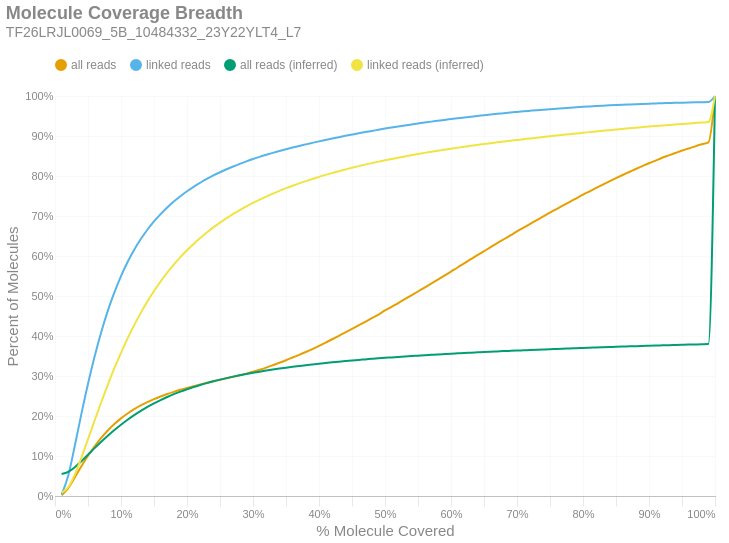

The notebook cell saved with this chart:
### Markdown cell above
### Molecule Read Coverage
This chart shows molecule coverage breadth as computed by the number of bases aligned to that molecule. In other words, "*how much of each unique long molecule is actually sequenced/aligned?*" Keep in mind there is a distinction between sequences and alignments, since some sequences belonging to a particular molecule may not align well and wouldn't appear in the alignment data. This chart also shows molecule coverage breadth as computed by the *inferred fragment* from which the aligned sequences originate. Unlike read coverage, this calculation takes into account the total insert size, including unsequenced gaps between the forward and reverse reads. Like the previous figures, these are cumulative percents.

### Code cell
if SKIPLR:
    print_html(f"Skipped")
else:
    binned_df = consolidated_hist(valids['coverage_bp'], mask, 0.01, True)
    binned_df_inf = consolidated_hist(valids['coverage_inserts'], mask, 0.01, True)
    binned_df = binned_df.with_columns(pl.lit(binned_df_inf['all reads (cumsum)']).alias('all reads (inferred)'))
    binned_df = binned_df.with_columns(pl.lit(binned_df_inf['linked reads (cumsum)']).alias('linked reads (inferred)'))
    binned_df = binned_df.with_columns(
        (pl.col('bin').cast(pl.Float64) + 0.01).alias('right_edge')
    )

    with SafeRender(binned_df):
        (
            density_plot(binned_df, 'Molecule Coverage Breadth', samplename, 'molcov', ['all reads (inferred)','linked reads (inferred)'])
            .encode(
                #x=alt.X('bin:Q', title="% Molecule Covered").axis(format = '%').scale(padding=0),
                x=alt.X('right_edge:Q', title="% Molecule Covered").axis(format='%').scale(padding=0),
                y=alt.Y('value:Q', title='Percent of Molecules')
                    .axis(format='%')
                    .stack(False)
                    .scale(domainMin=0, padding=0),
                color=alt.Color("key:N").scale(domain = ["all reads", "linked reads", "all reads (inferred)", "linked reads (inferred)"]),
                tooltip = [
                    alt.Tooltip("key:N", title = "Data Type"),
                    alt.Tooltip("range_label:N", title="% Molecule Covered"),
                    alt.Tooltip("value:Q", format = ".2%", title="% Molecules")
                ]
            )
        ).display()

### Figure 1 — Vega-Lite specification as saved in the notebook (floating-point values rounded to 4 significant figures)
{"width": "container", "height": 400, "config": {"title": {"anchor": "start", "dy": -15, "fontSize": 18, "color": "#888888", "subtitleColor": "#888888", "subtitleFontSize": 14}, "arc": {"fill": "#0072B2"}, "axis": {"domainColor": "#888888", "domainWidth": 0.5, "gridWidth": 0.2, "grid": false, "titleFontWeight": 400, "titleFontSize": 15, "labelFontSize": 11, "labelColor": "#888888", "tickColor": "#888888", "tickWidth": 0.2, "titleColor": "#888888"}, "axisBand": {"grid": false}, "axisX": {"grid": true, "tickSize": 10, "domainCap": "round"}, "axisY": {"domain": false, "grid": true, "tickSize": 0, "domainCap": "round"}, "background": "transparent", "header": {"labelFontSize": 15, "labelColor": "#888888", "titleFontSize": 15, "titleFontWeight": 600, "titleColor": "#888888"}, "legend": {"labelFont": "sans-serif", "labelFontSize": 12, "labelColor": "#888888", "symbolSize": 100, "symbolType": "circle", "titleFontSize": 12, "titlePadding": 10, "titleColor": "#888888", "title": null, "orient": "top"}, "range": {"category": ["#E69F00", "#56B4E9", "#009E73", "#F0E442", "#0072B2", "#D55E00", "#CC79A7", "#000000"], "diverging": ["#cfe8f3", "#a2d4ec", "#73bfe2", "#46abdb", "#1696d2", "#12719e"]}, "area": {"fill": "#0072B2", "fillOpacity": 0.7, "line": true, "strokeOpacity": 0.7}, "line": {"color": "#0072B2", "stroke": "#0072B2", "strokeWidth": 2}, "trail": {"color": "#0072B2", "stroke": "#0072B2", "strokeWidth": 0, "size": 1}, "point": {"filled": true, "fillOpacity": 1.0, "size": 95}, "text": {"color": "#888888", "fontSize": 11, "align": "right", "fontWeight": 400, "size": 11}, "bar": {"fill": "#0072B2", "stroke": null}, "view": {"stroke": null, "continuousWidth": 660, "continuousHeight": 400}}, "data": {"name": "data-7e1a5d28c5aee70ac15f7b708386e31c"}, "mark": {"type": "line", "interpolate": "monotone", "point": {"opacity": 0, "size": 275}}, "encoding": {"color": {"field": "key", "scale": {"domain": ["all reads", "linked reads", "all reads (inferred)", "linked reads (inferred)"]}, "type": "nominal"}, "tooltip": [{"field": "key", "title": "Data Type", "type": "nominal"}, {"field": "range_label", "title": "% Molecule Covered", "type": "nominal"}, {"field": "value", "format": ".2%", "title": "% Molecules", "type": "quantitative"}], "x": {"axis": {"format": "%"}, "field": "right_edge", "scale": {"padding": 0}, "title": "% Molecule Covered", "type": "quantitative"}, "y": {"axis": {"format": "%"}, "field": "value", "scale": {"domainMin": 0, "padding": 0}, "stack": false, "title": "Percent of Molecules", "type": "quantitative"}}, "params": [{"name": "param_c36ac31b6afebe62", "select": {"type": "point", "fields": ["key"]}, "bind": "legend"}], "title": {"text": "Molecule Coverage Breadth", "subtitle": "TF26LRJL0069_5B_10484332_23Y22YLT4_L7"}, "transform": [{"fold": ["all reads (cumsum)", "linked reads (cumsum)", "all reads (inferred)", "linked reads (inferred)"]}, {"calculate": "replace(datum.key, ' (cumsum)', '')", "as": "key"}, {"filter": {"param": "param_c36ac31b6afebe62"}}], "usermeta": {"embedOptions": {"downloadFileName": "TF26LRJL0069_5B_10484332_23Y22YLT4_L7.molcov"}}, "$schema": "https://vega.github.io/schema/vega-lite/v6.4.1.json", "datasets": {"data-7e1a5d28c5aee70ac15f7b708386e31c": [{"bin": "0.0", "interval": "0.0-0.01", "all reads": 0.00167, "linked reads": 0.003289, "all reads (cumsum)": 0.00167, "linked reads (cumsum)": 0.003289, "range_label": "0.0-0.01", "all reads (inferred)": 0.05485, "linked reads (inferred)": 0.008637, "right_edge": 0.01}, {"bin": "0.01", "interval": "0.01-0.02", "all reads": 0.01772, "linked reads": 0.04711, "all reads (cumsum)": 0.01939, "linked reads (cumsum)": 0.0504, "range_label": "0.01-0.02", "all reads (inferred)": 0.06036, "linked reads (inferred)": 0.02188, "right_edge": 0.02}, {"bin": "0.02", "interval": "0.02-0.03", "all reads": 0.02698, "linked reads": 0.07525, "all reads (cumsum)": 0.04637, "linked reads (cumsum)": 0.1257, "range_label": "0.02-0.03", "all reads (inferred)": 0.07197, "linked reads (inferred)": 0.05348, "right_edge": 0.03}, {"bin": "0.03", "interval": "0.03-0.04", "all reads": 0.02794, "linked reads": 0.0796, "all reads (cumsum)": 0.07432, "linked reads (cumsum)": 0.2053, "range_label": "0.03-0.04", "all reads (inferred)": 0.08705, "linked reads (inferred)": 0.0959, "right_edge": 0.04}, {"bin": "0.04", "interval": "0.04-0.05", "all reads": 0.02625, "linked reads": 0.0753, "all reads (cumsum)": 0.1006, "linked reads (cumsum)": 0.2806, "range_label": "0.04-0.05", "all reads (inferred)": 0.1032, "linked reads (inferred)": 0.1419, "right_edge": 0.05}, {"bin": "0.05", "interval": "0.05-0.06", "all reads": 0.0237, "linked reads": 0.06825, "all reads (cumsum)": 0.1243, "linked reads (cumsum)": 0.3488, "range_label": "0.05-0.06", "all reads (inferred)": 0.1196, "linked reads (inferred)": 0.1888, "right_edge": 0.06}, {"bin": "0.06", "interval": "0.06-0.07", "all reads": 0.02104, "linked reads": 0.06073, "all reads (cumsum)": 0.1453, "linked reads (cumsum)": 0.4095, "range_label": "0.06-0.07", "all reads (inferred)": 0.1355, "linked reads (inferred)": 0.2345, "right_edge": 0.07}, {"bin": "0.07", "interval": "0.07-0.08", "all reads": 0.01851, "linked reads": 0.05334, "all reads (cumsum)": 0.1638, "linked reads (cumsum)": 0.4629, "range_label": "0.07-0.08", "all reads (inferred)": 0.1506, "linked reads (inferred)": 0.278, "right_edge": 0.08}, {"bin": "0.08", "interval": "0.08-0.09", "all reads": 0.01602, "linked reads": 0.04616, "all reads (cumsum)": 0.1798, "linked reads (cumsum)": 0.509, "range_label": "0.08-0.09", "all reads (inferred)": 0.165, "linked reads (inferred)": 0.3195, "right_edge": 0.09}, {"bin": "0.09", "interval": "0.09-0.1", "all reads": 0.01419, "linked reads": 0.04082, "all reads (cumsum)": 0.194, "linked reads (cumsum)": 0.5498, "range_label": "0.09-0.1", "all reads (inferred)": 0.1782, "linked reads (inferred)": 0.3578, "right_edge": 0.1}, {"bin": "0.1", "interval": "0.1-0.11", "all reads": 0.01227, "linked reads": 0.03513, "all reads (cumsum)": 0.2063, "linked reads (cumsum)": 0.585, "range_label": "0.1-0.11", "all reads (inferred)": 0.1908, "linked reads (inferred)": 0.3941, "right_edge": 0.11}, {"bin": "0.11", "interval": "0.11-0.12", "all reads": 0.01072, "linked reads": 0.03061, "all reads (cumsum)": 0.217, "linked reads (cumsum)": 0.6156, "range_label": "0.11-0.12", "all reads (inferred)": 0.2022, "linked reads (inferred)": 0.4273, "right_edge": 0.12}, {"bin": "0.12", "interval": "0.12-0.13", "all reads": 0.009439, "linked reads": 0.02677, "all reads (cumsum)": 0.2265, "linked reads (cumsum)": 0.6424, "range_label": "0.12-0.13", "all reads (inferred)": 0.2128, "linked reads (inferred)": 0.4578, "right_edge": 0.13}, {"bin": "0.13", "interval": "0.13-0.14", "all reads": 0.008283, "linked reads": 0.02332, "all reads (cumsum)": 0.2347, "linked reads (cumsum)": 0.6657, "range_label": "0.13-0.14", "all reads (inferred)": 0.2226, "linked reads (inferred)": 0.4862, "right_edge": 0.14}, {"bin": "0.14", "interval": "0.14-0.15", "all reads": 0.007459, "linked reads": 0.02081, "all reads (cumsum)": 0.2422, "linked reads (cumsum)": 0.6865, "range_label": "0.14-0.15", "all reads (inferred)": 0.2316, "linked reads (inferred)": 0.5124, "right_edge": 0.15}, {"bin": "0.15", "interval": "0.15-0.16", "all reads": 0.00659, "linked reads": 0.01819, "all reads (cumsum)": 0.2488, "linked reads (cumsum)": 0.7047, "range_label": "0.15-0.16", "all reads (inferred)": 0.2399, "linked reads (inferred)": 0.5363, "right_edge": 0.16}, {"bin": "0.16", "interval": "0.16-0.17", "all reads": 0.006054, "linked reads": 0.01652, "all reads (cumsum)": 0.2548, "linked reads (cumsum)": 0.7212, "range_label": "0.16-0.17", "all reads (inferred)": 0.2475, "linked reads (inferred)": 0.5585, "right_edge": 0.17}, {"bin": "0.17", "interval": "0.17-0.18", "all reads": 0.00555, "linked reads": 0.01491, "all reads (cumsum)": 0.2604, "linked reads (cumsum)": 0.7361, "range_label": "0.17-0.18", "all reads (inferred)": 0.2546, "linked reads (inferred)": 0.5787, "right_edge": 0.18}, {"bin": "0.18", "interval": "0.18-0.19", "all reads": 0.005106, "linked reads": 0.01344, "all reads (cumsum)": 0.2655, "linked reads (cumsum)": 0.7496, "range_label": "0.18-0.19", "all reads (inferred)": 0.261, "linked reads (inferred)": 0.5973, "right_edge": 0.19}, {"bin": "0.19", "interval": "0.19-0.2", "all reads": 0.00476, "linked reads": 0.01229, "all reads (cumsum)": 0.2703, "linked reads (cumsum)": 0.7618, "range_label": "0.19-0.2", "all reads (inferred)": 0.267, "linked reads (inferred)": 0.6145, "right_edge": 0.2}, {"bin": "0.2", "interval": "0.2-0.21", "all reads": 0.004414, "linked reads": 0.01118, "all reads (cumsum)": 0.2747, "linked reads (cumsum)": 0.773, "range_label": "0.2-0.21", "all reads (inferred)": 0.2724, "linked reads (inferred)": 0.6302, "right_edge": 0.21}, {"bin": "0.21", "interval": "0.21-0.22", "all reads": 0.004135, "linked reads": 0.01011, "all reads (cumsum)": 0.2788, "linked reads (cumsum)": 0.7831, "range_label": "0.21-0.22", "all reads (inferred)": 0.2775, "linked reads (inferred)": 0.6448, "right_edge": 0.22}, {"bin": "0.22", "interval": "0.22-0.23", "all reads": 0.004076, "linked reads": 0.009599, "all reads (cumsum)": 0.2829, "linked reads (cumsum)": 0.7927, "range_label": "0.22-0.23", "all reads (inferred)": 0.2823, "linked reads (inferred)": 0.6587, "right_edge": 0.23}, {"bin": "0.23", "interval": "0.23-0.24", "all reads": 0.003876, "linked reads": 0.008596, "all reads (cumsum)": 0.2868, "linked reads (cumsum)": 0.8013, "range_label": "0.23-0.24", "all reads (inferred)": 0.2867, "linked reads (inferred)": 0.6715, "right_edge": 0.24}, {"bin": "0.24", "interval": "0.24-0.25", "all reads": 0.003773, "linked reads": 0.008048, "all reads (cumsum)": 0.2905, "linked reads (cumsum)": 0.8094, "range_label": "0.24-0.25", "all reads (inferred)": 0.2909, "linked reads (inferred)": 0.6835, "right_edge": 0.25}, {"bin": "0.25", "interval": "0.25-0.26", "all reads": 0.003693, "linked reads": 0.007509, "all reads (cumsum)": 0.2942, "linked reads (cumsum)": 0.8169, "range_label": "0.25-0.26", "all reads (inferred)": 0.2947, "linked reads (inferred)": 0.6945, "right_edge": 0.26}, {"bin": "0.26", "interval": "0.26-0.27", "all reads": 0.003696, "linked reads": 0.006953, "all reads (cumsum)": 0.2979, "linked reads (cumsum)": 0.8238, "range_label": "0.26-0.27", "all reads (inferred)": 0.2984, "linked reads (inferred)": 0.7052, "right_edge": 0.27}, {"bin": "0.27", "interval": "0.27-0.28", "all reads": 0.003885, "linked reads": 0.006563, "all reads (cumsum)": 0.3018, "linked reads (cumsum)": 0.8304, "range_label": "0.27-0.28", "all reads (inferred)": 0.3018, "linked reads (inferred)": 0.7149, "right_edge": 0.28}, {"bin": "0.28", "interval": "0.28-0.29", "all reads": 0.004184, "linked reads": 0.006314, "all reads (cumsum)": 0.306, "linked reads (cumsum)": 0.8367, "range_label": "0.28-0.29", "all reads (inferred)": 0.305, "linked reads (inferred)": 0.724, "right_edge": 0.29}, {"bin": "0.29", "interval": "0.29-0.3", "all reads": 0.004541, "linked reads": 0.005732, "all reads (cumsum)": 0.3105, "linked reads (cumsum)": 0.8424, "range_label": "0.29-0.3", "all reads (inferred)": 0.308, "linked reads (inferred)": 0.7328, "right_edge": 0.3}, {"bin": "0.3", "interval": "0.3-0.31", "all reads": 0.005001, "linked reads": 0.005408, "all reads (cumsum)": 0.3155, "linked reads (cumsum)": 0.8479, "range_label": "0.3-0.31", "all reads (inferred)": 0.3109, "linked reads (inferred)": 0.7409, "right_edge": 0.31}, {"bin": "0.31", "interval": "0.31-0.32", "all reads": 0.005483, "linked reads": 0.005073, "all reads (cumsum)": 0.321, "linked reads (cumsum)": 0.8529, "range_label": "0.31-0.32", "all reads (inferred)": 0.3135, "linked reads (inferred)": 0.7486, "right_edge": 0.32}, {"bin": "0.32", "interval": "0.32-0.33", "all reads": 0.005941, "linked reads": 0.004795, "all reads (cumsum)": 0.327, "linked reads (cumsum)": 0.8577, "range_label": "0.32-0.33", "all reads (inferred)": 0.3161, "linked reads (inferred)": 0.756, "right_edge": 0.33}, {"bin": "0.33", "interval": "0.33-0.34", "all reads": 0.006142, "linked reads": 0.004627, "all reads (cumsum)": 0.3331, "linked reads (cumsum)": 0.8623, "range_label": "0.33-0.34", "all reads (inferred)": 0.3185, "linked reads (inferred)": 0.7629, "right_edge": 0.34}, {"bin": "0.34", "interval": "0.34-0.35", "all reads": 0.006379, "linked reads": 0.004491, "all reads (cumsum)": 0.3395, "linked reads (cumsum)": 0.8668, "range_label": "0.34-0.35", "all reads (inferred)": 0.3209, "linked reads (inferred)": 0.7695, "right_edge": 0.35}, {"bin": "0.35", "interval": "0.35-0.36", "all reads": 0.006718, "linked reads": 0.004299, "all reads (cumsum)": 0.3462, "linked reads (cumsum)": 0.8711, "range_label": "0.35-0.36", "all reads (inferred)": 0.323, "linked reads (inferred)": 0.7756, "right_edge": 0.36}, {"bin": "0.36", "interval": "0.36-0.37", "all reads": 0.00672, "linked reads": 0.004086, "all reads (cumsum)": 0.3529, "linked reads (cumsum)": 0.8752, "range_label": "0.36-0.37", "all reads (inferred)": 0.3251, "linked reads (inferred)": 0.7815, "right_edge": 0.37}, {"bin": "0.37", "interval": "0.37-0.38", "all reads": 0.006988, "linked reads": 0.003816, "all reads (cumsum)": 0.3599, "linked reads (cumsum)": 0.879, "range_label": "0.37-0.38", "all reads (inferred)": 0.3271, "linked reads (inferred)": 0.7872, "right_edge": 0.38}, {"bin": "0.38", "interval": "0.38-0.39", "all reads": 0.007342, "linked reads": 0.003772, "all reads (cumsum)": 0.3672, "linked reads (cumsum)": 0.8828, "range_label": "0.38-0.39", "all reads (inferred)": 0.3289, "linked reads (inferred)": 0.7926, "right_edge": 0.39}, {"bin": "0.39", "interval": "0.39-0.4", "all reads": 0.007972, "linked reads": 0.003762, "all reads (cumsum)": 0.3752, "linked reads (cumsum)": 0.8866, "range_label": "0.39-0.4", "all reads (inferred)": 0.3308, "linked reads (inferred)": 0.7978, "right_edge": 0.4}, {"bin": "0.4", "interval": "0.4-0.41", "all reads": 0.008137, "linked reads": 0.003481, "all reads (cumsum)": 0.3834, "linked reads (cumsum)": 0.8901, "range_label": "0.4-0.41", "all reads (inferred)": 0.3325, "linked reads (inferred)": 0.8028, "right_edge": 0.41}, {"bin": "0.41", "interval": "0.41-0.42", "all reads": 0.008535, "linked reads": 0.003567, "all reads (cumsum)": 0.3919, "linked reads (cumsum)": 0.8936, "range_label": "0.41-0.42", "all reads (inferred)": 0.3342, "linked reads (inferred)": 0.8075, "right_edge": 0.42}, {"bin": "0.42", "interval": "0.42-0.43", "all reads": 0.008637, "linked reads": 0.003445, "all reads (cumsum)": 0.4005, "linked reads (cumsum)": 0.8971, "range_label": "0.42-0.43", "all reads (inferred)": 0.3358, "linked reads (inferred)": 0.812, "right_edge": 0.43}, {"bin": "0.43", "interval": "0.43-0.44", "all reads": 0.008517, "linked reads": 0.003299, "all reads (cumsum)": 0.409, "linked reads (cumsum)": 0.9004, "range_label": "0.43-0.44", "all reads (inferred)": 0.3373, "linked reads (inferred)": 0.8164, "right_edge": 0.44}, {"bin": "0.44", "interval": "0.44-0.45", "all reads": 0.008685, "linked reads": 0.003191, "all reads (cumsum)": 0.4177, "linked reads (cumsum)": 0.9036, "range_label": "0.44-0.45", "all reads (inferred)": 0.3388, "linked reads (inferred)": 0.8207, "right_edge": 0.45}, {"bin": "0.45", "interval": "0.45-0.46", "all reads": 0.008837, "linked reads": 0.003154, "all reads (cumsum)": 0.4266, "linked reads (cumsum)": 0.9067, "range_label": "0.45-0.46", "all reads (inferred)": 0.3402, "linked reads (inferred)": 0.8247, "right_edge": 0.46}, {"bin": "0.46", "interval": "0.46-0.47", "all reads": 0.008926, "linked reads": 0.003053, "all reads (cumsum)": 0.4355, "linked reads (cumsum)": 0.9098, "range_label": "0.46-0.47", "all reads (inferred)": 0.3415, "linked reads (inferred)": 0.8284, "right_edge": 0.47}, {"bin": "0.47", "interval": "0.47-0.48", "all reads": 0.00915, "linked reads": 0.002866, "all reads (cumsum)": 0.4446, "linked reads (cumsum)": 0.9126, "range_label": "0.47-0.48", "all reads (inferred)": 0.3429, "linked reads (inferred)": 0.8322, "right_edge": 0.48}, {"bin": "0.48", "interval": "0.48-0.49", "all reads": 0.009006, "linked reads": 0.003008, "all reads (cumsum)": 0.4537, "linked reads (cumsum)": 0.9156, "range_label": "0.48-0.49", "all reads (inferred)": 0.3442, "linked reads (inferred)": 0.836, "right_edge": 0.49}, {"bin": "0.49", "interval": "0.49-0.5", "all reads": 0.01015, "linked reads": 0.002849, "all reads (cumsum)": 0.4638, "linked reads (cumsum)": 0.9185, "range_label": "0.49-0.5", "all reads (inferred)": 0.3454, "linked reads (inferred)": 0.8393, "right_edge": 0.5}, {"bin": "0.5", "interval": "0.5-0.51", "all reads": 0.008733, "linked reads": 0.002664, "all reads (cumsum)": 0.4725, "linked reads (cumsum)": 0.9211, "range_label": "0.5-0.51", "all reads (inferred)": 0.3465, "linked reads (inferred)": 0.8425, "right_edge": 0.51}, {"bin": "0.51", "interval": "0.51-0.52", "all reads": 0.009856, "linked reads": 0.002647, "all reads (cumsum)": 0.4824, "linked reads (cumsum)": 0.9238, "range_label": "0.51-0.52", "all reads (inferred)": 0.3477, "linked reads (inferred)": 0.8458, "right_edge": 0.52}, {"bin": "0.52", "interval": "0.52-0.53", "all reads": 0.009502, "linked reads": 0.002573, "all reads (cumsum)": 0.4919, "linked reads (cumsum)": 0.9264, "range_label": "0.52-0.53", "all reads (inferred)": 0.3488, "linked reads (inferred)": 0.8489, "right_edge": 0.53}, {"bin": "0.53", "interval": "0.53-0.54", "all reads": 0.009698, "linked reads": 0.002427, "all reads (cumsum)": 0.5016, "linked reads (cumsum)": 0.9288, "range_label": "0.53-0.54", "all reads (inferred)": 0.3499, "linked reads (inferred)": 0.852, "right_edge": 0.54}, {"bin": "0.54", "interval": "0.54-0.55", "all reads": 0.009638, "linked reads": 0.002389, "all reads (cumsum)": 0.5112, "linked reads (cumsum)": 0.9312, "range_label": "0.54-0.55", "all reads (inferred)": 0.3509, "linked reads (inferred)": 0.8548, "right_edge": 0.55}, {"bin": "0.55", "interval": "0.55-0.56", "all reads": 0.009952, "linked reads": 0.002382, "all reads (cumsum)": 0.5212, "linked reads (cumsum)": 0.9336, "range_label": "0.55-0.56", "all reads (inferred)": 0.352, "linked reads (inferred)": 0.8578, "right_edge": 0.56}, {"bin": "0.56", "interval": "0.56-0.57", "all reads": 0.009849, "linked reads": 0.002356, "all reads (cumsum)": 0.531, "linked reads (cumsum)": 0.9359, "range_label": "0.56-0.57", "all reads (inferred)": 0.3529, "linked reads (inferred)": 0.8605, "right_edge": 0.57}, {"bin": "0.57", "interval": "0.57-0.58", "all reads": 0.009749, "linked reads": 0.002168, "all reads (cumsum)": 0.5408, "linked reads (cumsum)": 0.9381, "range_label": "0.57-0.58", "all reads (inferred)": 0.3539, "linked reads (inferred)": 0.8632, "right_edge": 0.58}, {"bin": "0.58", "interval": "0.58-0.59", "all reads": 0.01003, "linked reads": 0.002169, "all reads (cumsum)": 0.5508, "linked reads (cumsum)": 0.9403, "range_label": "0.58-0.59", "all reads (inferred)": 0.3548, "linked reads (inferred)": 0.8657, "right_edge": 0.59}, {"bin": "0.59", "interval": "0.59-0.6", "all reads": 0.01036, "linked reads": 0.00203, "all reads (cumsum)": 0.5612, "linked reads (cumsum)": 0.9423, "range_label": "0.59-0.6", "all reads (inferred)": 0.3557, "linked reads (inferred)": 0.8683, "right_edge": 0.6}, {"bin": "0.6", "interval": "0.6-0.61", "all reads": 0.01008, "linked reads": 0.002033, "all reads (cumsum)": 0.5713, "linked reads (cumsum)": 0.9443, "range_label": "0.6-0.61", "all reads (inferred)": 0.3566, "linked reads (inferred)": 0.8707, "right_edge": 0.61}, {"bin": "0.61", "interval": "0.61-0.62", "all reads": 0.01048, "linked reads": 0.002009, "all reads (cumsum)": 0.5817, "linked reads (cumsum)": 0.9463, "range_label": "0.61-0.62", "all reads (inferred)": 0.3575, "linked reads (inferred)": 0.8732, "right_edge": 0.62}, {"bin": "0.62", "interval": "0.62-0.63", "all reads": 0.01027, "linked reads": 0.00204, "all reads (cumsum)": 0.592, "linked reads (cumsum)": 0.9484, "range_label": "0.62-0.63", "all reads (inferred)": 0.3583, "linked reads (inferred)": 0.8754, "right_edge": 0.63}, {"bin": "0.63", "interval": "0.63-0.64", "all reads": 0.01013, "linked reads": 0.001815, "all reads (cumsum)": 0.6021, "linked reads (cumsum)": 0.9502, "range_label": "0.63-0.64", "all reads (inferred)": 0.3591, "linked reads (inferred)": 0.8776, "right_edge": 0.64}, {"bin": "0.64", "interval": "0.64-0.65", "all reads": 0.009832, "linked reads": 0.001806, "all reads (cumsum)": 0.612, "linked reads (cumsum)": 0.952, "range_label": "0.64-0.65", "all reads (inferred)": 0.3599, "linked reads (inferred)": 0.8799, "right_edge": 0.65}, {"bin": "0.65", "interval": "0.65-0.66", "all reads": 0.01029, "linked reads": 0.001812, "all reads (cumsum)": 0.6223, "linked reads (cumsum)": 0.9538, "range_label": "0.65-0.66", "all reads (inferred)": 0.3607, "linked reads (inferred)": 0.8821, "right_edge": 0.66}, {"bin": "0.66", "interval": "0.66-0.67", "all reads": 0.009694, "linked reads": 0.001625, "all reads (cumsum)": 0.632, "linked reads (cumsum)": 0.9554, "range_label": "0.66-0.67", "all reads (inferred)": 0.3614, "linked reads (inferred)": 0.8842, "right_edge": 0.67}, {"bin": "0.67", "interval": "0.67-0.68", "all reads": 0.009917, "linked reads": 0.001659, "all reads (cumsum)": 0.6419, "linked reads (cumsum)": 0.9571, "range_label": "0.67-0.68", "all reads (inferred)": 0.3622, "linked reads (inferred)": 0.8863, "right_edge": 0.68}, {"bin": "0.68", "interval": "0.68-0.69", "all reads": 0.009723, "linked reads": 0.001652, "all reads (cumsum)": 0.6516, "linked reads (cumsum)": 0.9587, "range_label": "0.68-0.69", "all reads (inferred)": 0.3629, "linked reads (inferred)": 0.8882, "right_edge": 0.69}, {"bin": "0.69", "interval": "0.69-0.7", "all reads": 0.009798, "linked reads": 0.001526, "all reads (cumsum)": 0.6614, "linked reads (cumsum)": 0.9603, "range_label": "0.69-0.7", "all reads (inferred)": 0.3636, "linked reads (inferred)": 0.8902, "right_edge": 0.7}, {"bin": "0.7", "interval": "0.7-0.71", "all reads": 0.009429, "linked reads": 0.001513, "all reads (cumsum)": 0.6708, "linked reads (cumsum)": 0.9618, "range_label": "0.7-0.71", "all reads (inferred)": 0.3643, "linked reads (inferred)": 0.8921, "right_edge": 0.71}, {"bin": "0.71", "interval": "0.71-0.72", "all reads": 0.009366, "linked reads": 0.001401, "all reads (cumsum)": 0.6802, "linked reads (cumsum)": 0.9632, "range_label": "0.71-0.72", "all reads (inferred)": 0.365, "linked reads (inferred)": 0.894, "right_edge": 0.72}, {"bin": "0.72", "interval": "0.72-0.73", "all reads": 0.009535, "linked reads": 0.001387, "all reads (cumsum)": 0.6897, "linked reads (cumsum)": 0.9646, "range_label": "0.72-0.73", "all reads (inferred)": 0.3657, "linked reads (inferred)": 0.8959, "right_edge": 0.73}, {"bin": "0.73", "interval": "0.73-0.74", "all reads": 0.009227, "linked reads": 0.001298, "all reads (cumsum)": 0.699, "linked reads (cumsum)": 0.9659, "range_label": "0.73-0.74", "all reads (inferred)": 0.3664, "linked reads (inferred)": 0.8977, "right_edge": 0.74}, {"bin": "0.74", "interval": "0.74-0.75", "all reads": 0.009591, "linked reads": 0.001261, "all reads (cumsum)": 0.7085, "linked reads (cumsum)": 0.9671, "range_label": "0.74-0.75", "all reads (inferred)": 0.367, "linked reads (inferred)": 0.8995, "right_edge": 0.75}, {"bin": "0.75", "interval": "0.75-0.76", "all reads": 0.008929, "linked reads": 0.001208, "all reads (cumsum)": 0.7175, "linked reads (cumsum)": 0.9683, "range_label": "0.75-0.76", "all reads (inferred)": 0.3676, "linked reads (inferred)": 0.9011, "right_edge": 0.76}, {"bin": "0.76", "interval": "0.76-0.77", "all reads": 0.009129, "linked reads": 0.001236, "all reads (cumsum)": 0.7266, "linked reads (cumsum)": 0.9696, "range_label": "0.76-0.77", "all reads (inferred)": 0.3682, "linked reads (inferred)": 0.9029, "right_edge": 0.77}, {"bin": "0.77", "interval": "0.77-0.78", "all reads": 0.008958, "linked reads": 0.001143, "all reads (cumsum)": 0.7356, "linked reads (cumsum)": 0.9707, "range_label": "0.77-0.78", "all reads (inferred)": 0.3689, "linked reads (inferred)": 0.9046, "right_edge": 0.78}, {"bin": "0.78", "interval": "0.78-0.79", "all reads": 0.008732, "linked reads": 0.001085, "all reads (cumsum)": 0.7443, "linked reads (cumsum)": 0.9718, "range_label": "0.78-0.79", "all reads (inferred)": 0.3695, "linked reads (inferred)": 0.9062, "right_edge": 0.79}, {"bin": "0.79", "interval": "0.79-0.8", "all reads": 0.009118, "linked reads": 0.001128, "all reads (cumsum)": 0.7534, "linked reads (cumsum)": 0.9729, "range_label": "0.79-0.8", "all reads (inferred)": 0.3701, "linked reads (inferred)": 0.908, "right_edge": 0.8}, {"bin": "0.8", "interval": "0.8-0.81", "all reads": 0.008398, "linked reads": 0.0009691, "all reads (cumsum)": 0.7618, "linked reads (cumsum)": 0.9739, "range_label": "0.8-0.81", "all reads (inferred)": 0.3707, "linked reads (inferred)": 0.9097, "right_edge": 0.81}, {"bin": "0.81", "interval": "0.81-0.82", "all reads": 0.00838, "linked reads": 0.0009374, "all reads (cumsum)": 0.7702, "linked reads (cumsum)": 0.9748, "range_label": "0.81-0.82", "all reads (inferred)": 0.3713, "linked reads (inferred)": 0.9114, "right_edge": 0.82}, {"bin": "0.82", "interval": "0.82-0.83", "all reads": 0.008419, "linked reads": 0.0008998, "all reads (cumsum)": 0.7786, "linked reads (cumsum)": 0.9757, "range_label": "0.82-0.83", "all reads (inferred)": 0.3719, "linked reads (inferred)": 0.913, "right_edge": 0.83}, {"bin": "0.83", "interval": "0.83-0.84", "all reads": 0.008143, "linked reads": 0.0008356, "all reads (cumsum)": 0.7867, "linked reads (cumsum)": 0.9766, "range_label": "0.83-0.84", "all reads (inferred)": 0.3725, "linked reads (inferred)": 0.9147, "right_edge": 0.84}, {"bin": "0.84", "interval": "0.84-0.85", "all reads": 0.007912, "linked reads": 0.0008049, "all reads (cumsum)": 0.7947, "linked reads (cumsum)": 0.9774, "range_label": "0.84-0.85", "all reads (inferred)": 0.373, "linked reads (inferred)": 0.9163, "right_edge": 0.85}, {"bin": "0.85", "interval": "0.85-0.86", "all reads": 0.007789, "linked reads": 0.0007604, "all reads (cumsum)": 0.8024, "linked reads (cumsum)": 0.9781, "range_label": "0.85-0.86", "all reads (inferred)": 0.3736, "linked reads (inferred)": 0.9178, "right_edge": 0.86}, {"bin": "0.86", "interval": "0.86-0.87", "all reads": 0.007508, "linked reads": 0.0007357, "all reads (cumsum)": 0.81, "linked reads (cumsum)": 0.9789, "range_label": "0.86-0.87", "all reads (inferred)": 0.3741, "linked reads (inferred)": 0.9193, "right_edge": 0.87}, {"bin": "0.87", "interval": "0.87-0.88", "all reads": 0.007556, "linked reads": 0.0007308, "all reads (cumsum)": 0.8175, "linked reads (cumsum)": 0.9796, "range_label": "0.87-0.88", "all reads (inferred)": 0.3747, "linked reads (inferred)": 0.9208, "right_edge": 0.88}, {"bin": "0.88", "interval": "0.88-0.89", "all reads": 0.007258, "linked reads": 0.0006912, "all reads (cumsum)": 0.8248, "linked reads (cumsum)": 0.9803, "range_label": "0.88-0.89", "all reads (inferred)": 0.3752, "linked reads (inferred)": 0.9222, "right_edge": 0.89}, {"bin": "0.89", "interval": "0.89-0.9", "all reads": 0.007218, "linked reads": 0.0005933, "all reads (cumsum)": 0.832, "linked reads (cumsum)": 0.9809, "range_label": "0.89-0.9", "all reads (inferred)": 0.3757, "linked reads (inferred)": 0.9236, "right_edge": 0.9}, {"bin": "0.9", "interval": "0.9-0.91", "all reads": 0.006591, "linked reads": 0.0005271, "all reads (cumsum)": 0.8386, "linked reads (cumsum)": 0.9814, "range_label": "0.9-0.91", "all reads (inferred)": 0.3762, "linked reads (inferred)": 0.925, "right_edge": 0.91}, {"bin": "0.91", "interval": "0.91-0.92", "all reads": 0.007102, "linked reads": 0.0005973, "all reads (cumsum)": 0.8457, "linked reads (cumsum)": 0.982, "range_label": "0.91-0.92", "all reads (inferred)": 0.3766, "linked reads (inferred)": 0.9263, "right_edge": 0.92}, {"bin": "0.92", "interval": "0.92-0.93", "all reads": 0.005871, "linked reads": 0.0004776, "all reads (cumsum)": 0.8516, "linked reads (cumsum)": 0.9825, "range_label": "0.92-0.93", "all reads (inferred)": 0.3771, "linked reads (inferred)": 0.9276, "right_edge": 0.93}, {"bin": "0.93", "interval": "0.93-0.94", "all reads": 0.006059, "linked reads": 0.0004776, "all reads (cumsum)": 0.8576, "linked reads (cumsum)": 0.983, "range_label": "0.93-0.94", "all reads (inferred)": 0.3776, "linked reads (inferred)": 0.9288, "right_edge": 0.94}, {"bin": "0.94", "interval": "0.94-0.95", "all reads": 0.006132, "linked reads": 0.0004371, "all reads (cumsum)": 0.8637, "linked reads (cumsum)": 0.9834, "range_label": "0.94-0.95", "all reads (inferred)": 0.378, "linked reads (inferred)": 0.9301, "right_edge": 0.95}, {"bin": "0.95", "interval": "0.95-0.96", "all reads": 0.004978, "linked reads": 0.0004163, "all reads (cumsum)": 0.8687, "linked reads (cumsum)": 0.9838, "range_label": "0.95-0.96", "all reads (inferred)": 0.3785, "linked reads (inferred)": 0.9313, "right_edge": 0.96}, {"bin": "0.96", "interval": "0.96-0.97", "all reads": 0.005415, "linked reads": 0.0003688, "all reads (cumsum)": 0.8741, "linked reads (cumsum)": 0.9842, "range_label": "0.96-0.97", "all reads (inferred)": 0.3789, "linked reads (inferred)": 0.9325, "right_edge": 0.97}, {"bin": "0.97", "interval": "0.97-0.98", "all reads": 0.005051, "linked reads": 0.0003451, "all reads (cumsum)": 0.8792, "linked reads (cumsum)": 0.9845, "range_label": "0.97-0.98", "all reads (inferred)": 0.3793, "linked reads (inferred)": 0.9337, "right_edge": 0.98}, {"bin": "0.98", "interval": "0.98-0.99", "all reads": 0.004783, "linked reads": 0.000358, "all reads (cumsum)": 0.884, "linked reads (cumsum)": 0.9849, "range_label": "0.98-0.99", "all reads (inferred)": 0.3799, "linked reads (inferred)": 0.935, "right_edge": 0.99}, {"bin": "0.99", "interval": "0.99-1.0", "all reads": 0.116, "linked reads": 0.01511, "all reads (cumsum)": 1.0, "linked reads (cumsum)": 1.0, "range_label": "0.99-1.0", "all reads (inferred)": 1.0, "linked reads (inferred)": 1.0, "right_edge": 1.0}]}}
